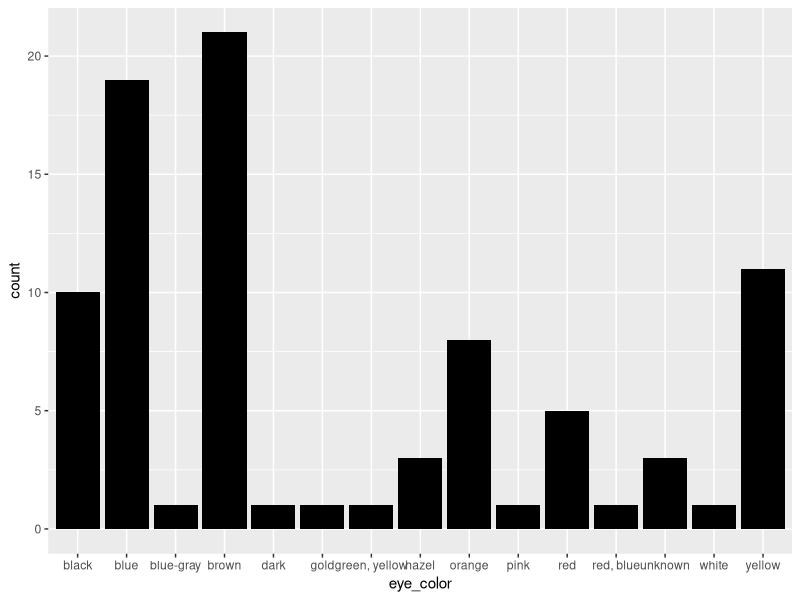
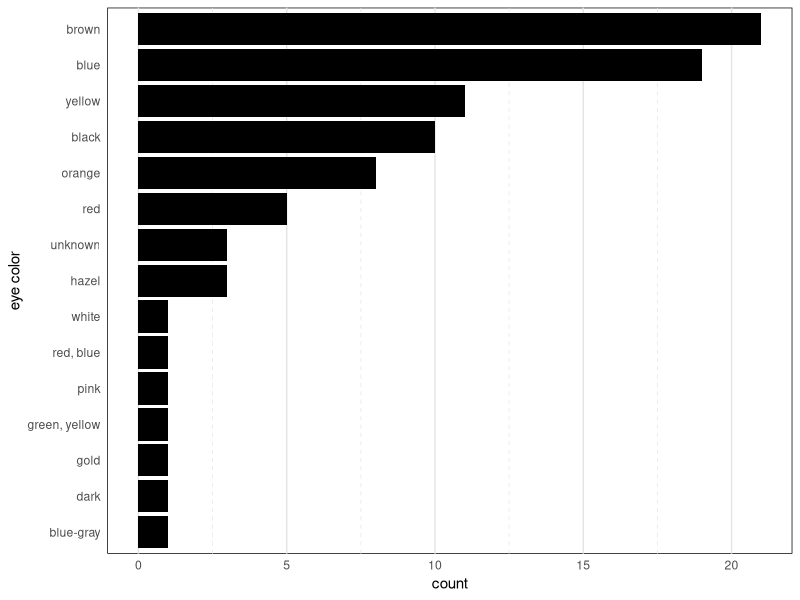
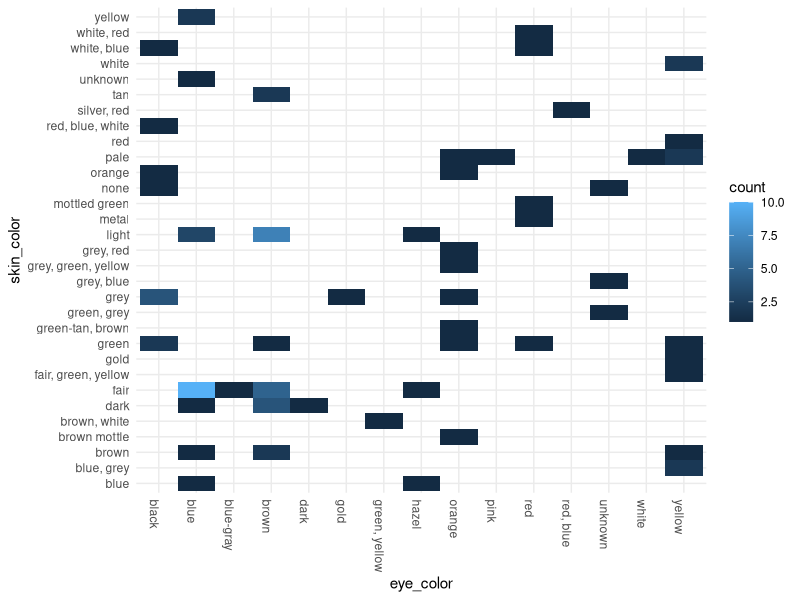
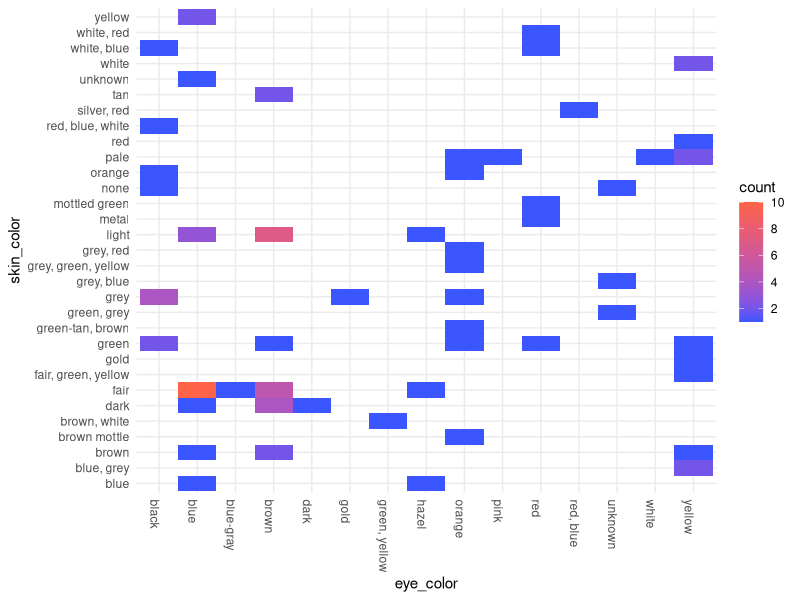
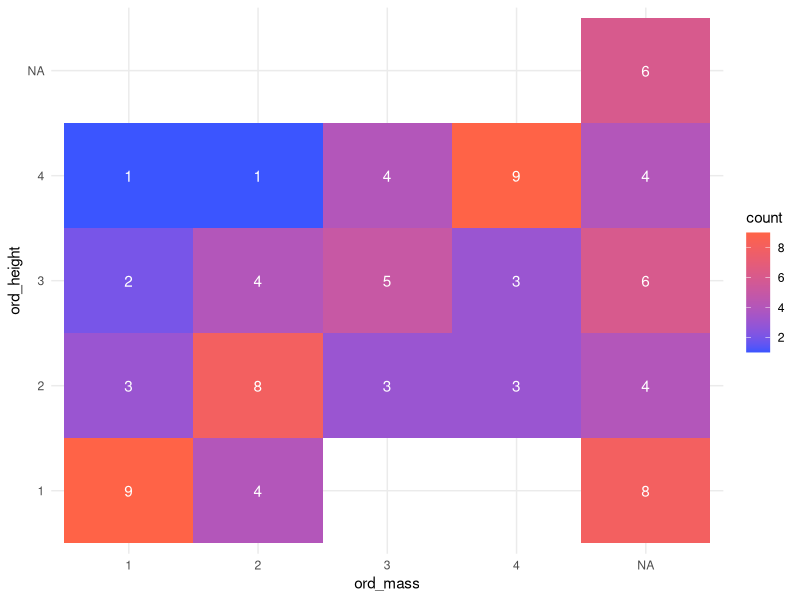
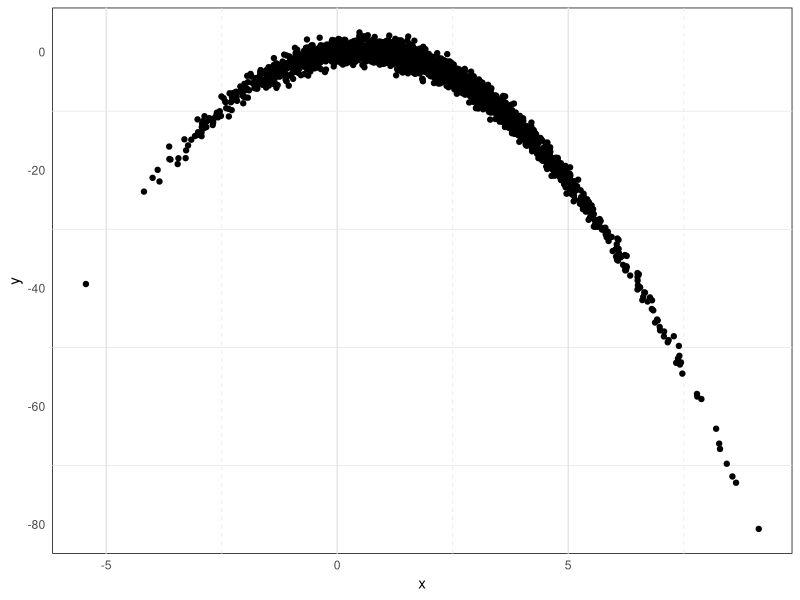
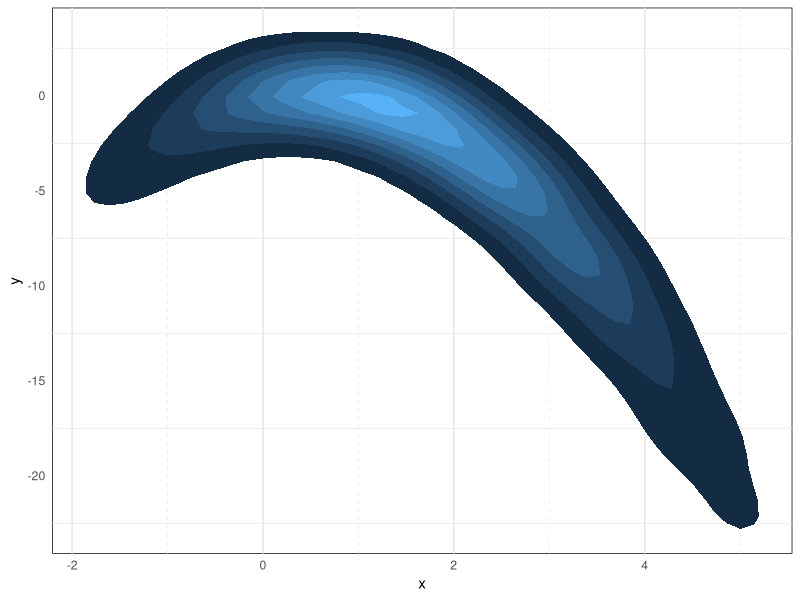
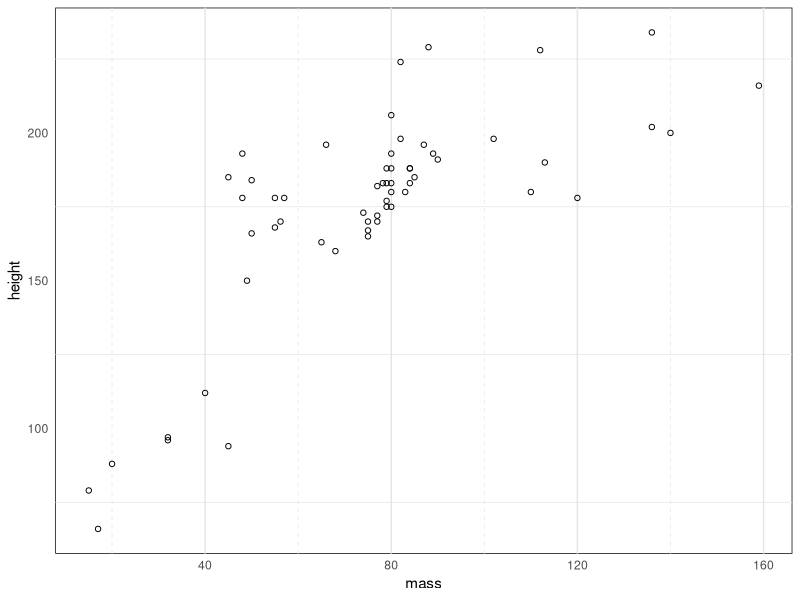

Write the R code that produced these figures, in order.
#### Data Viz 2 -- Visualizing Trends with ggplot2 ####

#install.packages('tidyverse')
library(tidyverse)
data("starwars")

#### Ordered and themed bar graph ####

# basic bar graph 
starwars %>% 
    ggplot( aes( x=eye_color )) + 
    geom_bar( fill='black' ) 
    
#ggsave(filename = "BasicBarGraph.png", height = 3, width = 4, dpi = 600)

# a custom theme 
my_theme <- theme( 
    panel.background = element_rect(color='black', fill='white'),
    panel.grid = element_line(color="gray90"),
    panel.grid.major.y = element_blank(), 
    panel.grid.minor.x = element_line(linetype=2)
)

# flip coordinates and add theme 
starwars %>% 
    ggplot(aes( x=reorder(eye_color, 
                          eye_color, 
                          length ))) + 
    geom_bar( fill='black' ) + 
    theme_minimal() + 
    coord_flip( ) + 
    my_theme + 
    labs( x = "eye color")

##ggsave(filename = "OrderedBarGraph.png", height = 3, width = 4, dpi = 600)


#### Plot two discrete variables #### 

# tile plot, kind of like two histograms making a raster
starwars %>% 
    ggplot(aes(eye_color, skin_color)) + 
    geom_bin2d() +
    theme_minimal() + 
    theme(axis.text.x=element_text(angle = -90, hjust = 0)) 

##ggsave("BasicBin2D.png", height = 6, width = 8, dpi=600)

# change the gradient colors to make break more obvious 
starwars %>% 
    ggplot(aes(eye_color, skin_color)) + 
    geom_bin2d() +
    theme_minimal() + 
    theme(axis.text.x=element_text(angle = -90, hjust = 0)) +  # this adjust the axis label orientation
    scale_fill_continuous(breaks = seq(0,10,2), low="#3b55ff", high="tomato")
##ggsave("NewColorsBin2D.png", height = 6, width = 8, dpi=600)

#### Bin2d with Ordinal variables ####

# create new variables 
starwars$ord_mass <- with(starwars, 
                          cut(mass, 
                              breaks=quantile(mass, 
                                              breaks=seq(0,1,length.out=5),
                                              na.rm=T),
                              include.lowest=TRUE, 
                              labels=c(1,2,3,4)))

starwars$ord_height <- with(starwars, 
                          cut(height, 
                              breaks=quantile(height, 
                                              breaks=seq(0,1,length.out=5),
                                              na.rm=T),
                              include.lowest=TRUE, 
                              labels=c(1,2,3,4)))
starwars %>% 
    ggplot(aes(ord_mass, ord_height)) + 
    geom_bin2d(binwidth=1) +
    theme_minimal() + 
    scale_fill_continuous(breaks = seq(0,10,2), 
                          low='#3b55ff', high='tomato') + 
    stat_bin2d(geom='text', aes(label = ..count..), 
               binwidth = 1, color='white') 
#ggsave("OrdinalBin2d.png", height = 3, width = 4, dpi=600)

#### Use contours to visualize continuous variables ####

# simulate some data 
set.seed(777)
N <- 3000
R <- 1.1
x <- rnorm(N, 2, 2)
y <- R*x*(1-x) + rnorm(N) # the logistic map equation with error

d <- data.frame(x,y)
dim(d)
head(d)

# compare the plots
d %>% 
    ggplot( aes( x,y )) +
    geom_point() + 
    theme_minimal() + my_theme
#ggsave("SimScatter.png", height = 3, width = 4, dpi=600)

d %>% 
    ggplot( aes( x,y )) +
    stat_density_2d( aes(fill = ..level..), geom = 'polygon') + 
    theme_minimal() + theme(legend.position = 'none') + my_theme
#ggsave("SimContour.png", height = 3, width = 4, dpi=600)


# scatter with starwars
starwars %>% 
    filter(!mass > 200) %>%
    ggplot( aes(mass, height )) + 
    geom_point( pch=21 ) + 
    theme_minimal() + my_theme
#ggsave("BasicScatter.png", height=3, width=4, dpi=600)

# density_2d instead
starwars %>% 
    ggplot( aes(mass, height )) +
    stat_density_2d( aes(fill = ..level..), 
                     geom = "polygon") + 
    theme_minimal() + 
    theme(legend.position = 'none') + my_theme  
#ggsave("BasicContour.png", height=3, width=4, dpi=600)


# some aesthetic changes
starwars %>% 
    ggplot( aes(mass, height )) +
    stat_density_2d(aes(fill = ..level..), geom = "polygon") + # fill mapped to density 
    theme_minimal() + 
    scale_x_continuous(breaks = seq(0,150,25)) + 
    scale_fill_gradient(low="#3b55ff", high="tomato") +  # gradient colors
    scale_y_continuous(breaks = seq(0,250,25)) + 
    theme(
        panel.background = element_rect(color="black",fill="#121a4d"),
        panel.grid = element_line(color="#001a4d")  # some custom colors
    )
